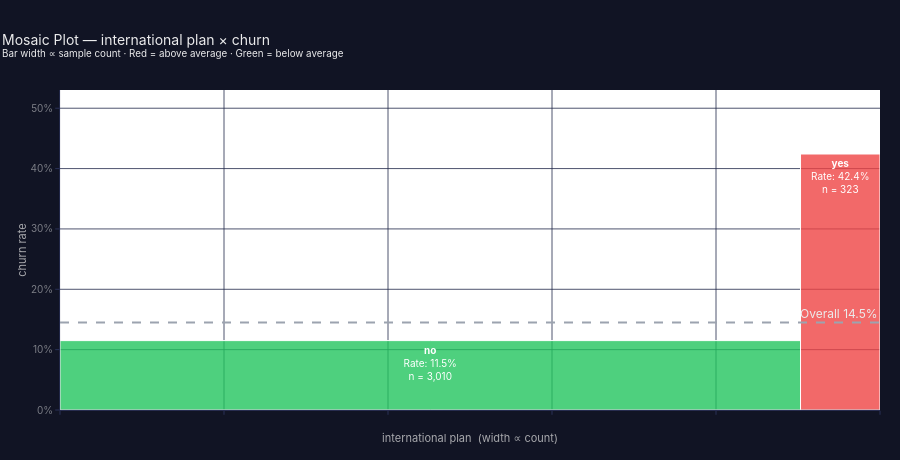
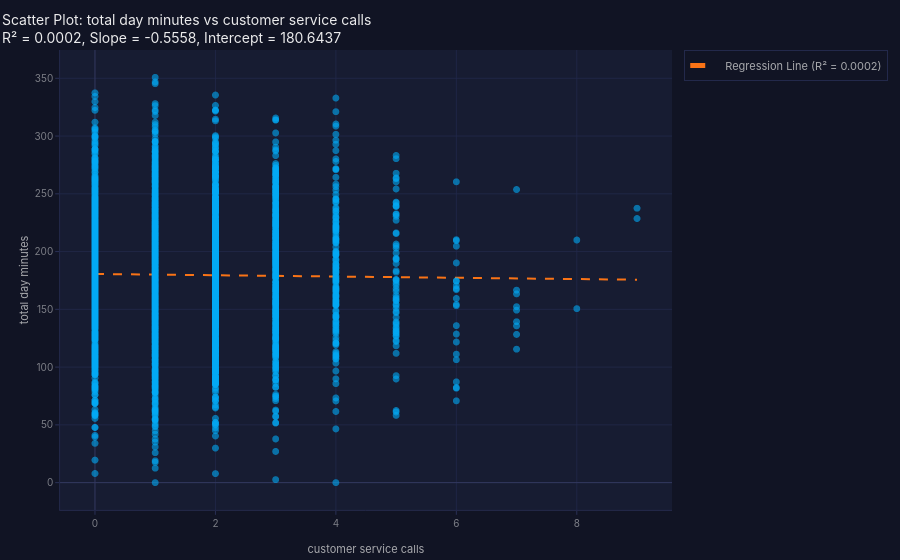
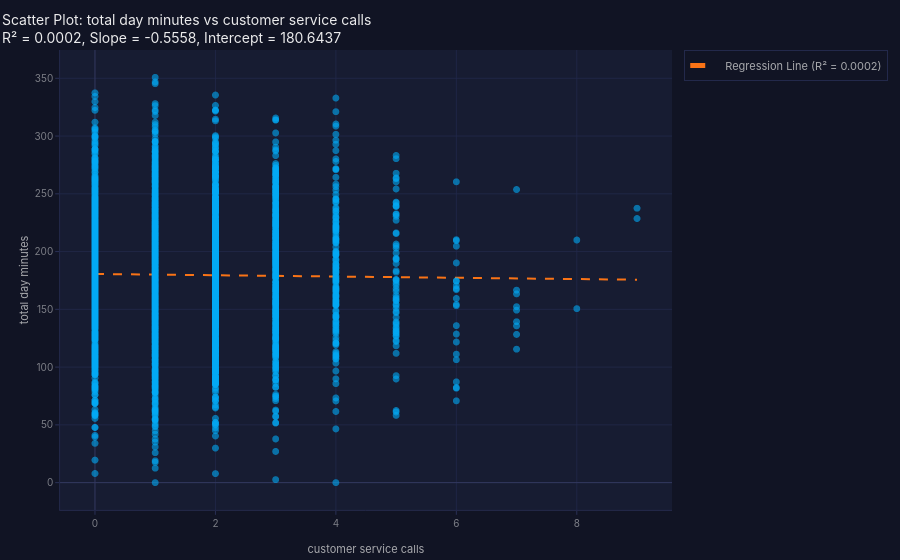
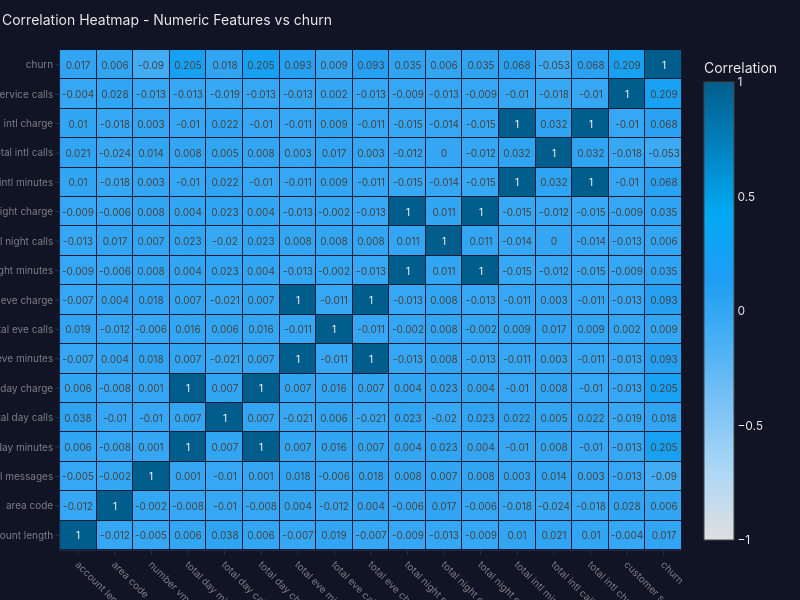

These figures' notebook cell, in order:
### Code cell
r1 = g.rate_by("international plan")
r1.display()
r2 = g.rate_by("voice mail plan")
r2.display()
r3 = g.rate_by("customer service calls")
r3.display()
g.viz.mosaic("international plan")
g.viz.scatter("customer service calls", "total day minutes")
g.correlation_heatmap()

### Figure 1 — Plotly figure (JSON) as saved in the notebook; plotly's stock layout.template omitted (floating-point values rounded to 4 significant figures)
{"data": [{"hovertemplate": "<b>no</b><br>Target rate: 11.50%<br>Count: 3,010<br>Share: 90.3%<extra></extra>", "marker": {"color": "rgba(34,197,94,0.80)", "line": {"color": "white", "width": 1}}, "name": "no", "showlegend": false, "text": ["<b>no</b><br>Rate: 11.5%<br>n = 3,010"], "textfont": {"color": "white", "size": 10}, "textposition": "inside", "type": "bar", "width": [0.9031], "x": [0.4515], "y": [0.115]}, {"hovertemplate": "<b>yes</b><br>Target rate: 42.41%<br>Count: 323<br>Share: 9.7%<extra></extra>", "marker": {"color": "rgba(239,68,68,0.80)", "line": {"color": "white", "width": 1}}, "name": "yes", "showlegend": false, "text": ["<b>yes</b><br>Rate: 42.4%<br>n = 323"], "textfont": {"color": "white", "size": 10}, "textposition": "inside", "type": "bar", "width": [0.09691], "x": [0.9515], "y": [0.4241]}], "layout": {"annotations": [{"showarrow": false, "text": "Overall 14.5%", "x": 1, "xanchor": "right", "xref": "x domain", "y": 0.1449, "yanchor": "bottom", "yref": "y"}], "barmode": "overlay", "height": 460, "margin": {"t": 90}, "plot_bgcolor": "white", "shapes": [{"line": {"color": "#9ca3af", "dash": "dash"}, "type": "line", "x0": 0, "x1": 1, "xref": "x domain", "y0": 0.1449, "y1": 0.1449, "yref": "y"}], "title": {"text": "Mosaic Plot — international plan × churn<br><sup>Bar width ∝ sample count · Red = above average · Green = below average</sup>"}, "xaxis": {"range": [0, 1], "showticklabels": false, "title": {"text": "international plan  (width ∝ count)"}}, "yaxis": {"range": [0, 0.5302], "tickformat": ".0%", "title": {"text": "churn rate"}}}}

### Figure 2 — Plotly figure (JSON) as saved in the notebook; plotly's stock layout.template omitted (floating-point values rounded to 4 significant figures; data arrays with more than 128 entries replaced by an {"elided": "..."} marker saying what was removed)
{"data": [{"hovertemplate": "customer service calls=%{x}<br>total day minutes=%{y}<extra></extra>", "legendgroup": "", "marker": {"color": "#02A9F4", "opacity": 0.6, "symbol": "circle"}, "mode": "markers", "name": "", "showlegend": false, "type": "scattergl", "x": {"elided": "3333 int values"}, "xaxis": "x", "y": {"elided": "3333 float values"}, "yaxis": "y"}, {"line": {"dash": "dash", "width": 2}, "mode": "lines", "name": "Regression Line (R² = 0.0002)", "showlegend": true, "type": "scatter", "x": [0, 0.09091, 0.1818, 0.2727, 0.3636, 0.4545, 0.5455, 0.6364, 0.7273, 0.8182, 0.9091, 1, 1.091, 1.182, 1.273, 1.364, 1.455, 1.545, 1.636, 1.727, 1.818, 1.909, 2, 2.091, 2.182, 2.273, 2.364, 2.455, 2.545, 2.636, 2.727, 2.818, 2.909, 3, 3.091, 3.182, 3.273, 3.364, 3.455, 3.545, 3.636, 3.727, 3.818, 3.909, 4, 4.091, 4.182, 4.273, 4.364, 4.455, 4.545, 4.636, 4.727, 4.818, 4.909, 5, 5.091, 5.182, 5.273, 5.364, 5.455, 5.545, 5.636, 5.727, 5.818, 5.909, 6, 6.091, 6.182, 6.273, 6.364, 6.455, 6.545, 6.636, 6.727, 6.818, 6.909, 7, 7.091, 7.182, 7.273, 7.364, 7.455, 7.545, 7.636, 7.727, 7.818, 7.909, 8, 8.091, 8.182, 8.273, 8.364, 8.455, 8.545, 8.636, 8.727, 8.818, 8.909, 9], "y": [180.6, 180.6, 180.5, 180.5, 180.4, 180.4, 180.3, 180.3, 180.2, 180.2, 180.1, 180.1, 180.0, 180.0, 179.9, 179.9, 179.8, 179.8, 179.7, 179.7, 179.6, 179.6, 179.5, 179.5, 179.4, 179.4, 179.3, 179.3, 179.2, 179.2, 179.1, 179.1, 179.0, 179.0, 178.9, 178.9, 178.8, 178.8, 178.7, 178.7, 178.6, 178.6, 178.5, 178.5, 178.4, 178.4, 178.3, 178.3, 178.2, 178.2, 178.1, 178.1, 178.0, 178.0, 177.9, 177.9, 177.8, 177.8, 177.7, 177.7, 177.6, 177.6, 177.5, 177.5, 177.4, 177.4, 177.3, 177.3, 177.2, 177.2, 177.1, 177.1, 177.0, 177.0, 176.9, 176.9, 176.8, 176.8, 176.7, 176.7, 176.6, 176.6, 176.5, 176.5, 176.4, 176.3, 176.3, 176.2, 176.2, 176.1, 176.1, 176.0, 176.0, 175.9, 175.9, 175.8, 175.8, 175.7, 175.7, 175.6]}], "layout": {"hovermode": "closest", "legend": {"tracegroupgap": 0}, "title": {"text": "Scatter Plot: total day minutes vs customer service calls<br>R² = 0.0002, Slope = -0.5558, Intercept = 180.6437"}, "xaxis": {"anchor": "y", "domain": [0, 1], "title": {"text": "customer service calls"}}, "yaxis": {"anchor": "x", "domain": [0, 1], "title": {"text": "total day minutes"}}}}

### Figure 3 — Plotly figure (JSON) as saved in the notebook; plotly's stock layout.template omitted (floating-point values rounded to 4 significant figures; data arrays with more than 128 entries replaced by an {"elided": "..."} marker saying what was removed)
{"data": [{"hovertemplate": "customer service calls=%{x}<br>total day minutes=%{y}<extra></extra>", "legendgroup": "", "marker": {"color": "#02A9F4", "opacity": 0.6, "symbol": "circle"}, "mode": "markers", "name": "", "showlegend": false, "type": "scattergl", "x": {"elided": "3333 int values"}, "xaxis": "x", "y": {"elided": "3333 float values"}, "yaxis": "y"}, {"line": {"dash": "dash", "width": 2}, "mode": "lines", "name": "Regression Line (R² = 0.0002)", "showlegend": true, "type": "scatter", "x": [0, 0.09091, 0.1818, 0.2727, 0.3636, 0.4545, 0.5455, 0.6364, 0.7273, 0.8182, 0.9091, 1, 1.091, 1.182, 1.273, 1.364, 1.455, 1.545, 1.636, 1.727, 1.818, 1.909, 2, 2.091, 2.182, 2.273, 2.364, 2.455, 2.545, 2.636, 2.727, 2.818, 2.909, 3, 3.091, 3.182, 3.273, 3.364, 3.455, 3.545, 3.636, 3.727, 3.818, 3.909, 4, 4.091, 4.182, 4.273, 4.364, 4.455, 4.545, 4.636, 4.727, 4.818, 4.909, 5, 5.091, 5.182, 5.273, 5.364, 5.455, 5.545, 5.636, 5.727, 5.818, 5.909, 6, 6.091, 6.182, 6.273, 6.364, 6.455, 6.545, 6.636, 6.727, 6.818, 6.909, 7, 7.091, 7.182, 7.273, 7.364, 7.455, 7.545, 7.636, 7.727, 7.818, 7.909, 8, 8.091, 8.182, 8.273, 8.364, 8.455, 8.545, 8.636, 8.727, 8.818, 8.909, 9], "y": [180.6, 180.6, 180.5, 180.5, 180.4, 180.4, 180.3, 180.3, 180.2, 180.2, 180.1, 180.1, 180.0, 180.0, 179.9, 179.9, 179.8, 179.8, 179.7, 179.7, 179.6, 179.6, 179.5, 179.5, 179.4, 179.4, 179.3, 179.3, 179.2, 179.2, 179.1, 179.1, 179.0, 179.0, 178.9, 178.9, 178.8, 178.8, 178.7, 178.7, 178.6, 178.6, 178.5, 178.5, 178.4, 178.4, 178.3, 178.3, 178.2, 178.2, 178.1, 178.1, 178.0, 178.0, 177.9, 177.9, 177.8, 177.8, 177.7, 177.7, 177.6, 177.6, 177.5, 177.5, 177.4, 177.4, 177.3, 177.3, 177.2, 177.2, 177.1, 177.1, 177.0, 177.0, 176.9, 176.9, 176.8, 176.8, 176.7, 176.7, 176.6, 176.6, 176.5, 176.5, 176.4, 176.3, 176.3, 176.2, 176.2, 176.1, 176.1, 176.0, 176.0, 175.9, 175.9, 175.8, 175.8, 175.7, 175.7, 175.6]}], "layout": {"hovermode": "closest", "legend": {"tracegroupgap": 0}, "title": {"text": "Scatter Plot: total day minutes vs customer service calls<br>R² = 0.0002, Slope = -0.5558, Intercept = 180.6437"}, "xaxis": {"anchor": "y", "domain": [0, 1], "title": {"text": "customer service calls"}}, "yaxis": {"anchor": "x", "domain": [0, 1], "title": {"text": "total day minutes"}}}}

### Figure 4 — Plotly figure (JSON) as saved in the notebook; plotly's stock layout.template omitted (floating-point values rounded to 4 significant figures; data arrays with more than 128 entries replaced by an {"elided": "..."} marker saying what was removed)
{"data": [{"colorbar": {"title": {"text": "Correlation"}}, "text": {"elided": "17x17 float values"}, "textfont": {"size": 10}, "texttemplate": "%{text}", "type": "heatmap", "x": ["account length", "area code", "number vmail messages", "total day minutes", "total day calls", "total day charge", "total eve minutes", "total eve calls", "total eve charge", "total night minutes", "total night calls", "total night charge", "total intl minutes", "total intl calls", "total intl charge", "customer service calls", "churn"], "y": ["account length", "area code", "number vmail messages", "total day minutes", "total day calls", "total day charge", "total eve minutes", "total eve calls", "total eve charge", "total night minutes", "total night calls", "total night charge", "total intl minutes", "total intl calls", "total intl charge", "customer service calls", "churn"], "z": {"elided": "17x17 float values"}, "zmid": 0}], "layout": {"height": 600, "title": {"text": "Correlation Heatmap - Numeric Features vs churn"}, "width": 800, "xaxis": {"tickangle": 45}, "yaxis": {"tickangle": 0}}}
